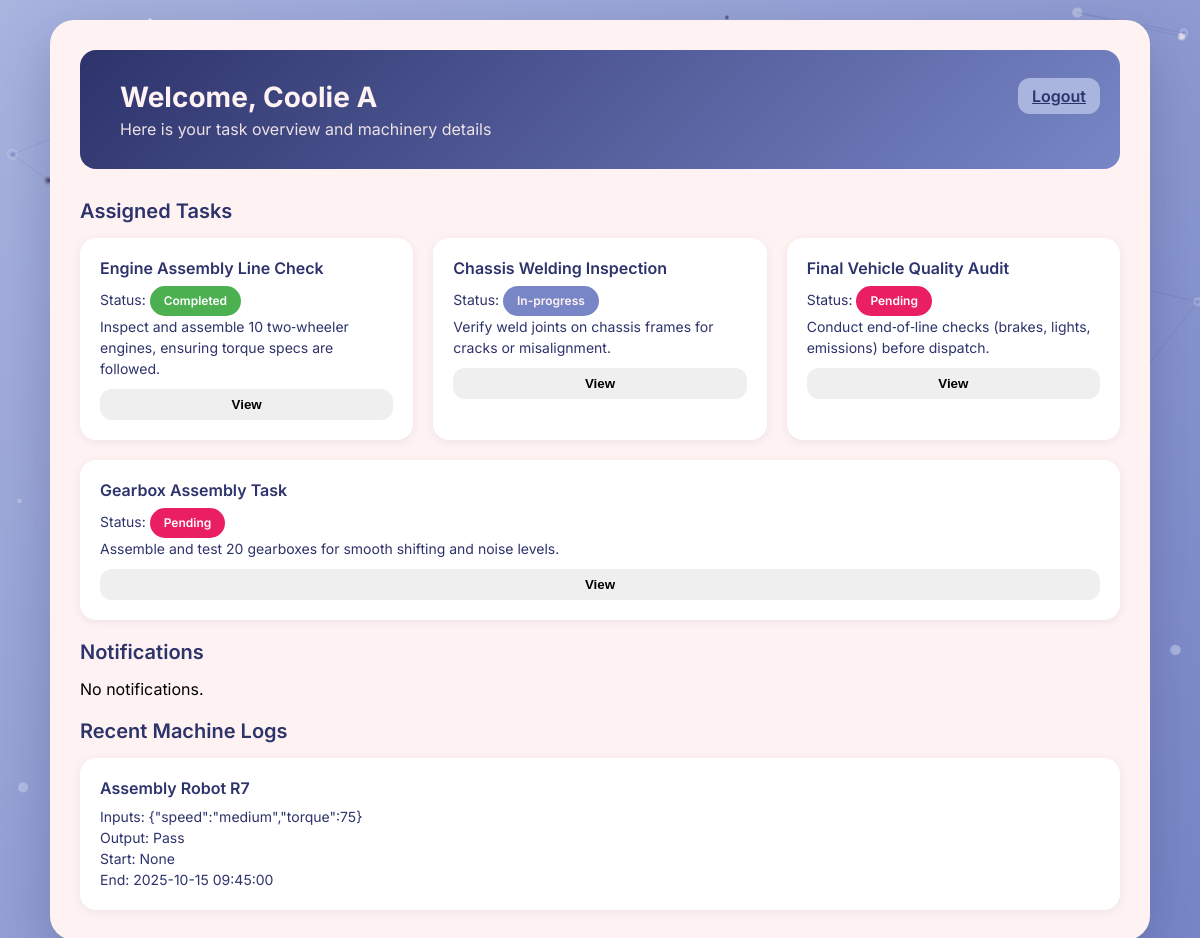
Page /worker/dashboard (signed in) on the committed database.
### application/models.py (models this page shows, shortened)
class User(db.Model):
    __tablename__ = "users"
    id = db.Column(db.Integer, primary_key=True)
    emp_id = db.Column(db.String(50), unique=True, nullable=False)
    name = db.Column(db.String(100), nullable=False)
    email = db.Column(db.String(120), unique=True, nullable=False)
    password = db.Column(db.String(200), nullable=False)
    role = db.Column(db.String(50), nullable=False)
    tasks = db.relationship("Task", back_populates="assigned_worker", foreign_keys="Task.assigned_worker_id")
    assessments = db.relationship("Assessment", back_populates="worker", cascade="all, delete-orphan")
    machine_logs = db.relationship("MachineLog", back_populates="worker", cascade="all, delete-orphan")
    work_sessions = db.relationship("WorkSession", back_populates="worker", cascade="all, delete-orphan")

class Task(db.Model):
    __tablename__ = "tasks"
    id = db.Column(db.Integer, primary_key=True)
    name = db.Column(db.String(150), nullable=False)
    description = db.Column(db.Text, nullable=True)
    status = db.Column(db.String(50), default="pending")
    category = db.Column(db.String(50), nullable=True)
    priority = db.Column(db.String(20), default="medium")
    start_date = db.Column(db.Date, nullable=True)
    due_date = db.Column(db.Date, nullable=True)
    estimated_hours = db.Column(db.Integer, nullable=True)
    tags = db.Column(db.String(250), nullable=True)  # comma-separated tags
    assigned_worker_id = db.Column(db.Integer, db.ForeignKey("users.id"))
    created_by_supervisor_id = db.Column(db.Integer, db.ForeignKey("users.id"))
    assigned_worker = db.relationship("User", back_populates="tasks", foreign_keys=[assigned_worker_id])
    work_sessions = db.relationship("WorkSession", back_populates="task", cascade="all, delete-orphan")

class MachineLog(db.Model):
    __tablename__ = "machine_logs"
    id = db.Column(db.Integer, primary_key=True)
    worker_id = db.Column(db.Integer, db.ForeignKey("users.id"))
    task_id = db.Column(db.Integer, db.ForeignKey("tasks.id"), nullable=True)
    machine_name = db.Column(db.String(100), nullable=True)
    input_params = db.Column(db.Text, nullable=True)
    output_quality = db.Column(db.String(100), nullable=True)
    timestamp_start = db.Column(db.DateTime, default=datetime.utcnow)
    timestamp_end = db.Column(db.DateTime, nullable=True)
    worker = db.relationship("User", back_populates="machine_logs")
    task = db.relationship("Task")

### application/controllers.py (the view)
    @app.route("/worker/dashboard")
    def worker_dashboard():
        if session.get("role") != "worker":
            flash("Unauthorized access.", "danger")
            return redirect(url_for("login"))
        worker_id = session.get("user_id")
        worker = User.query.get_or_404(worker_id)
        tasks = Task.query.filter_by(assigned_worker_id=worker_id).all()
        notifications = []
        machine_logs = MachineLog.query.filter_by(worker_id=worker_id).order_by(
            MachineLog.timestamp_start.desc()
        ).limit(5).all()
        return render_template(
            "worker/worker_dashboard.html",  # ✅ relative path, no leading slash
            worker=worker,
            tasks=tasks,
            notifications=notifications,
            machine_logs=machine_logs
        )

### templates/worker/worker_dashboard.html (shortened to what this page needs)
<!DOCTYPE html>
<html lang="en">
<head>
  <link rel="stylesheet" href="https://cdnjs.cloudflare.com/ajax/libs/font-awesome/6.4.0/css/all.min.css" />
  <link rel="stylesheet" href="/static/worker/worker_dashboard.css">
</head>
<body>
  <div class="container">
    <div class="header">
      <h1>Welcome, {{ worker.name }}</h1>
      <div class="welcome">Here is your task overview and machinery details</div>
      <a href="{{ url_for('logout') }}" class="btn btn-secondary" style="position:absolute; top:20px; right:20px;">Logout</a>
    </div>
    <div class="section-title">Assigned Tasks</div>
    <div class="tasks-container">
      {% for task in tasks %}
        <div class="task-card">
          <h3>{{ task.name }}</h3>
          <p>Status:
            <span class="status-badge {{ task.status|lower }}">
              {{ task.status|capitalize }}
            </span>
          </p>
          <p>{{ task.description }}</p>
          <form method="GET" action="{{ url_for('task_details', task_id=task.id) }}">
            <button type="submit" class="btn btn-info btn-block full-width-btn">
              View
            </button>
          </form>
        </div>
      {% else %}
        <p>No tasks assigned yet.</p>
      {% endfor %}
    </div>
    <br>
    <div class="section-title">Notifications</div>
    <div class="notifications-container">
      {% if notifications %}
        {% for note in notifications %}
          <div class="notification-card">
            <h3><i class="fas fa-bell"></i> Notification</h3>
            <p>{{ note }}</p>
          </div>
        {% endfor %}
      {% else %}
        <p>No notifications.</p>
      {% endif %}
    </div>
    <br>
    <div class="section-title">Recent Machine Logs</div>
    <div class="machinery-container">
      {% for log in machine_logs %}
        <div class="machine-card">
          <h3>{{ log.machine_name or "Machine" }}</h3>
          <p>Inputs: {{ log.input_params }}</p>
          <p>Output: {{ log.output_quality }}</p>
          <p>Start: {{ log.timestamp_start }}</p>
          <p>End: {{ log.timestamp_end or "Ongoing" }}</p>
        </div>
      {% else %}
        <p>No machine logs yet.</p>
      {% endfor %}
    </div>
  </div>
</body>
</html>

### static/worker/worker_dashboard.css (style rules this page uses)
* { margin: 0; padding: 0; box-sizing: border-box; }
body { font-family: 'Inter', sans-serif; background: linear-gradient(135deg, #A9B5DF 0%, #7886C7 100%); min-height: 100vh; padding: 20px; display: flex; justify-content: center; align-items: flex-start; position: relative; overflow-x: hidden; }
.container { max-width: 1100px; width: 100%; background: #FFF2F2; border-radius: 24px; box-shadow: 0 20px 60px rgba(45, 51, 107, 0.3); overflow: hidden; animation: slideUp 0.6s ease-out; padding: 30px; position: relative; z-index: 1; }
.header { color: #FFF2F2; padding: 30px 40px; background: linear-gradient(135deg, #2D336B 0%, #7886C7 100%); border-radius: 16px; margin-bottom: 30px; position: relative; }
.header h1 { font-size: 28px; font-weight: 700; margin-bottom: 5px; }
.header .welcome { font-size: 16px; opacity: 0.9; }
.section-title { font-size: 20px; font-weight: 600; color: #2D336B; margin-bottom: 15px; }
.tasks-container, .notifications-container, .machinery-container { display: flex; flex-wrap: wrap; gap: 20px; }
.task-card, .notification-card, .machine-card { background: white; border-radius: 16px; padding: 20px; flex: 1 1 300px; box-shadow: 0 2px 8px rgba(45, 51, 107, 0.08); transition: transform 0.3s, box-shadow 0.3s; }
.task-card h3, .notification-card h3, .machine-card h3 { font-size: 16px; font-weight: 600; color: #2D336B; margin-bottom: 8px; }
.task-card p, .notification-card p, .machine-card p { font-size: 14px; color: #2D336B; line-height: 1.5; }
.status-badge { display: inline-block; padding: 6px 14px; border-radius: 20px; font-size: 12px; font-weight: 600; color: #2D336B; background: #A9B5DF; }
.status-badge.in-progress { background: #7886C7; color: #FFF2F2; }
.status-badge.completed { background: #4CAF50; color: #FFF; }
.status-badge.pending { background: #E91E63; color: #FFF; }
.btn { padding: 8px 14px; border: none; border-radius: 12px; font-weight: 600; cursor: pointer; margin-top: 8px; }
.btn-secondary { background: #A9B5DF; color: #2D336B; }
.full-width-btn { display: block; width: 100%; margin-top: 10px; }

### rows in the picture
User: name "Coolie A"
Task: name "Engine Assembly Line Check", status "Completed", description "Inspect and assemble 10 two‑wheeler engines, ensuring torque specs are followed."
Task: name "Chassis Welding Inspection", status "In-progress", description "Verify weld joints on chassis frames for cracks or misalignment."
Task: name "Final Vehicle Quality Audit", status "Pending", description "Conduct end‑of‑line checks (brakes, lights, emissions) before dispatch."
Task: name "Gearbox Assembly Task", status "Pending", description "Assemble and test 20 gearboxes for smooth shifting and noise levels."
MachineLog: machine_name "Assembly Robot R7", input_params "{\"speed\":\"medium\",\"torque\":75}", output_quality "Pass", timestamp_start "None", timestamp_end "2025-10-15 09:45:00"
